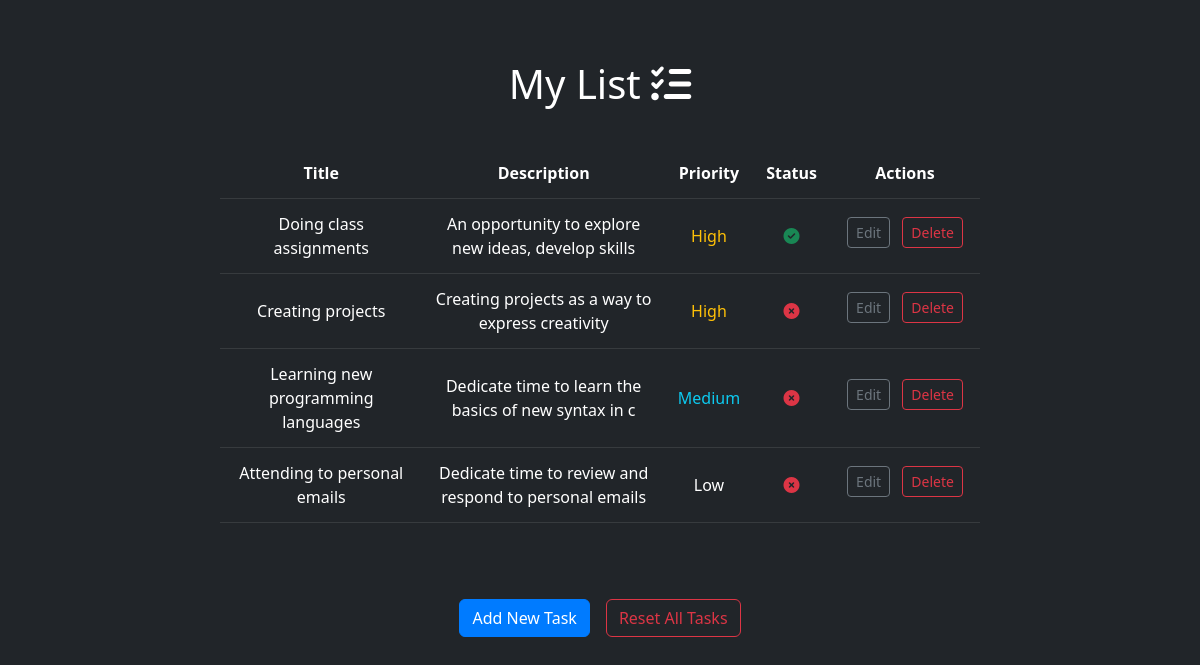
The page / on the database its author committed.
### tasks/models.py (models this page shows, shortened)
class Task(models.Model):
    title = models.CharField(max_length=200)
    description = models.TextField()
    priority = models.CharField(max_length=20, choices=PRIORITY_CHOICES, default='Medium')
    status = models.CharField(max_length=20, choices=STATUS_CHOICES, default='Incomplete')

### tasks/views.py (the view)
# urls.py: path('', task_list, name='task_list'),
def task_list(request):
    tasks = Task.objects.all()
    priority_choices = Task._meta.get_field('priority').choices
    status_choices = Task._meta.get_field('status').choices
    return render(request, 'tasks/list.html', {'tasks': tasks,'priority_choices': priority_choices,
'status_choices': status_choices})

### tasks/templates/tasks/list.html (shortened to what this page needs)
<!doctype html>
<html lang="en" data-bs-theme="dark">
<head>
    <link href="https://cdn.jsdelivr.net/npm/bootstrap@5.3.0/dist/css/bootstrap.min.css" rel="stylesheet"
>
</head>
<body>
<div class="container">
    <h1 class="text-center mt-4 p-3">My List <i class="fas fa-tasks"></i></h1>
    <div class="task-list mt-4">
        <table class="table table-dark table-hover " style="width: 100%; font-size: 16px;">
            <thead>
            <tr>
                <th scope="col">Title</th>
                <th scope="col">Description</th>
                <th scope="col">Priority</th>
                <th scope="col">Status</th>
                <th scope="col" class="task-actions">Actions</th>
            </tr>
            </thead>
            <tbody>
            {% for task in tasks %}
                <tr{% if task.status == "Completed" %} class="completed-task" {% endif %}>
                    <td>{{ task.title }}</td>
                    <td>{{ task.description }}</td>
                    <td class="{% if task.priority == "High" %} text-warning
                     {% elif task.priority == "Medium" %} text-info {% endif %}">
                        {{ task.priority }}
                    </td>
                    <td>
                        {% if task.status == "Completed" %}
                            <i class="fas fa-check-circle text-success"></i>
                        {% else %}
                            <i class="fas fa-times-circle text-danger"></i>
                        {% endif %}
                    </td>
                    <td class="task-actions">
                        <a href="{% url 'update_task' task.id %}"
                           class="btn btn-sm btn-outline-secondary me-2 mb-2"
                           data-toggle="modal" data-target="#editTaskModal{{ task.id }}">
                            Edit
                        </a>
                        <a href="{% url 'delete_task' task.id %}" class="mb-2 btn btn-sm btn-outline-danger"
                           onclick="return confirm('Are you sure you want to delete this task?')">
                            Delete
                        </a>
                    </td>
                </tr>
            {% empty %}
                <tr>
                    <td colspan="6" class="text-center">No tasks available.</td>
                </tr>
            {% endfor %}
            </tbody>
        </table>
    </div>
</div>
<div class="container text-center pt-2 mt-2">
    <div class="d-flex justify-content-center align-items-center">
        <button type="button" class="btn btn-primary mt-4" data-toggle="modal"
                data-target="#addTaskModal">
            Add New Task
        </button>
        <form action="{% url 'reset_tasks' %}" method="POST">
            <button type="submit" class="btn btn-outline-danger ms-3 mt-4"
                    onclick="return confirm('Are you sure you want to delete tasks?')">
                Reset All Tasks
            </button>
        </form>
    </div>
</div>
</body>
</html>

### tasks/templates/tasks/list.html (style rules this page uses)
.container { max-width: 800px; padding: 20px; }
h1 { text-align: center; color: #fff; }
.task-list { margin-top: 20px; }
.task-list th, .task-list td { padding: 13px; text-align: center; vertical-align: middle; }
.task-actions { text-align: center; }
.btn-primary { background-color: #007bff; border-color: #007bff; }
.task-actions { width: 150px; }

### rows shown on the page
Task: title "Doing class assignments", description "An opportunity to explore new ideas, develop skills", priority "High", status "Completed" (drawn)
Task: title "Creating projects", description "Creating projects as a way to express creativity", priority "High", status "Pending" (drawn)
Task: title "Learning new programming languages", description "Dedicate time to learn the basics of new syntax in c", priority "Medium", status "Pending" (drawn)
Task: title "Attending to personal emails", description "Dedicate time to review and respond to personal emails", priority "Low", status "Pending" (drawn)
